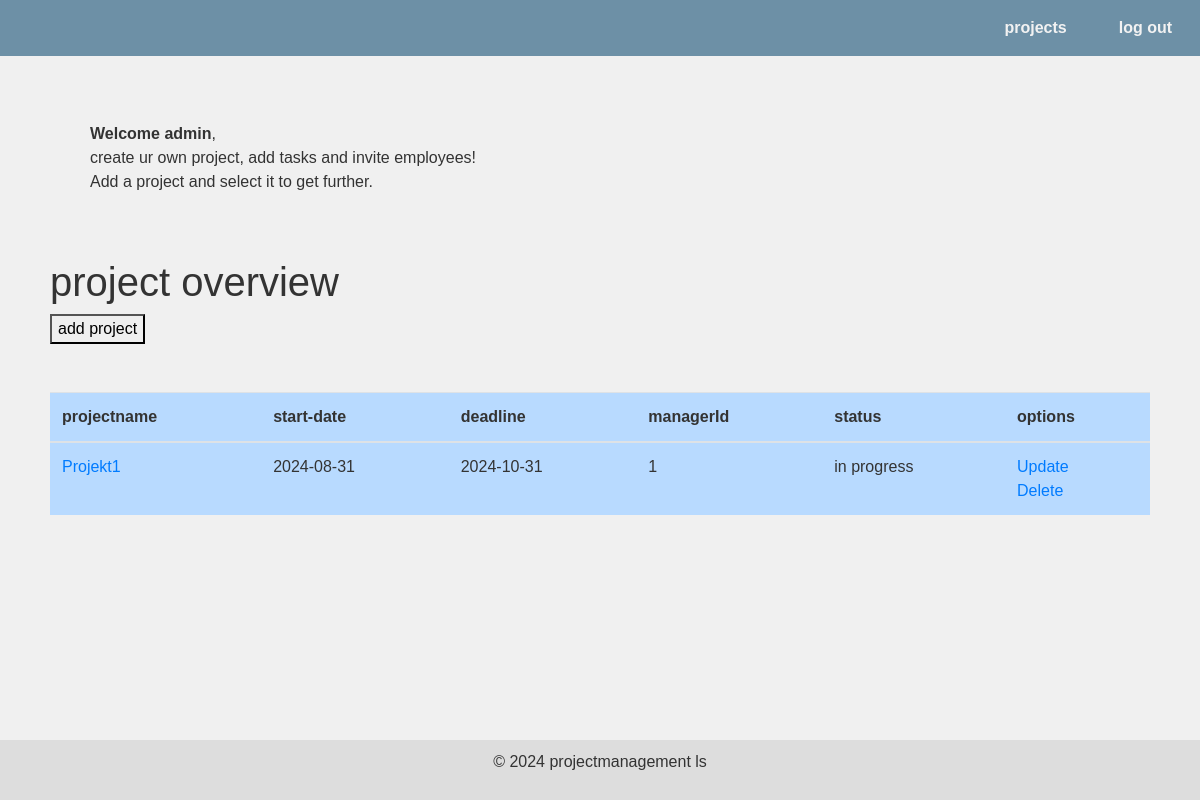
The page /projekte/project (signed in) on the database its author committed.
### tables this page shows
CREATE TABLE projects(
                    id INTEGER PRIMARY KEY, 
                    project_name VARCHAR(255) NOT NULL, 
                    description VARCHAR(255), 
                    start_date DATE, 
                    end_date DATE, 
                    project_manager_id INTEGER REFERENCES employees(id), 
                    status VARCHAR(50)
                );

### app/projekte/routes.py (the view, shortened to what this page needs)
@projekte_routes.route("/project")                                              #view projects, Auflisten aller bestehenden Projekte
def index_project():                                                                  #Projekt 3
    admin_status = session.get('admin', None)
    admin_username = session.get('username')
    user_id = session.get('user_id')
    if admin_status == 1:
        conn = sqlite3.connect("project_management.db")
        c = conn.cursor()
        c.execute("SELECT * FROM projects WHERE project_manager_id = ?", (user_id,))
        projects = c.fetchall()
        conn.close()
        flash(f"<p><strong>Welcome {admin_username}</strong>,<br>create ur own project, add tasks and invite employees! <br>Add a project and select it to get further.")
        return render_template("project.html", projects=projects)
    else:
        return render_template("register.html")

### app/projekte/templates/project.html (shortened to what this page needs)
{%extends "base.html"%}
{% block content %}
{% with messages = get_flashed_messages() %}
  {% if messages %}
    <ul class=flashes>
    {% for message in messages %}
      <p>{{ message | safe  }}</p>
    {% endfor %}
    </ul>
  {% endif %}
{% endwith %}
<br><br>
    {% set user_id = session.get('user_id') %}
    {% set username = session.get('username') %}
    <h1>project overview</h1>
    <form action="/projekte/add/project/{{user_id}}">
        <button type="submit">add project</button>
    </form>
    <br>
    <br>
    <table class="table table-primary table-striped-columns">
        <thead>
            <tr>
                <th scope = "col">projectname</th>
                <th scope = "col">start-date</th>
                <th scope = "col">deadline</th>
                <th scope = "col">managerId</th>
                <th scope = "col">status</th>
                <th scope = "col">options</th>
            </tr>
        </thead>
        <tbody>
            {% for project in projects %}
                <tr>
                    <td><a href ="/projekte/project/details/{{ project[0] }}">{{project[1]}}</a></td>
                    <td>{{ project[3]}}</td>
                    <td>{{ project[4]}}</td>
                    <td>{{ project[5]}}</td>
                    <td>{{ project[6]}}</td>
                    <td><a href ="/projekte/project/update/{{project[0]}}">Update</a><br><a href="/projekte/project/delete/{{ project[0] }}">Delete</a></td>
                </tr>
            {% endfor %}
        </tbody>
    </table>
    {%endblock%}

### app/projekte/templates/base.html (style rules this page uses)
body { font-family: Arial, sans-serif; margin: 0; padding: 0; background-color: #f0f0f0; color: #333; }

### rows shown on the page
projects: project_name "Projekt1", start_date "2024-08-31", end_date "2024-10-31", project_manager "1", status "in progress"

### other values the page prints
{{ message | safe }} "Welcome admin , create ur own project, add tasks and invite employees! Add a project and select it to get further."
